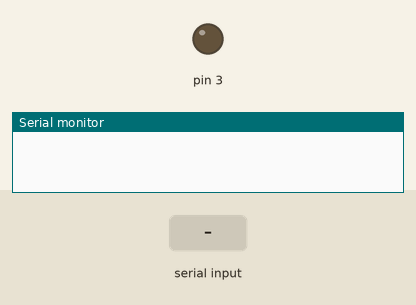
Simulated run of this sketch. Board: Arduino Uno, built with avr-gcc and run on an emulated ATmega328P. Parts: output pins drawn as LEDs (lit = HIGH), the last lines printed to the serial monitor. The inputs (shaded band) are chosen by the test bench.

Above: at 1.2 s.
1.3 s: "1" received over Serial
At 2.5 s:
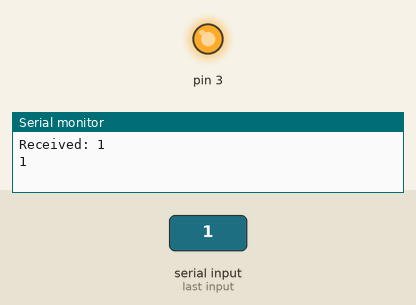
2.8 s: "0" received over Serial
At 3.8 s:
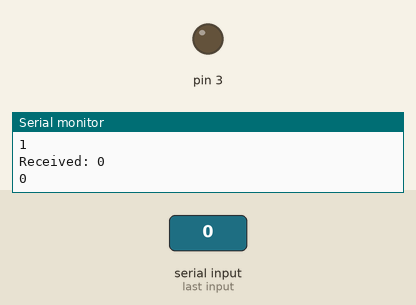
4.3 s: "2" received over Serial
At 4.9 s:
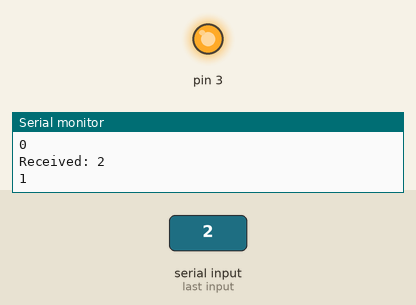
Timing chart, 0 to 7.3 s (numbered marks = the images above; inputs shaded):
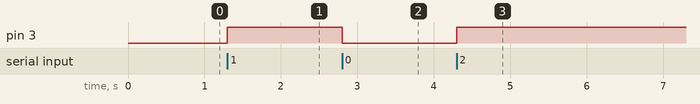

Measured:
- after the input at 1.3 s, pin 3: LOW → HIGH at once
- after the input at 2.8 s, pin 3: HIGH → LOW at once
- after the input at 4.3 s, pin 3: LOW → HIGH at once

The sketch:

sketch_jan29a.ino
```cpp
#include<SoftwareSerial.h>

bool on = false;
void setup() {
  Serial.begin(9600);
  // pinMode(0,INPUT);

  pinMode(3, OUTPUT);
}
void loop() {
  if(Serial.available()>0)
  {
    Serial.print("Received: ");
    Serial.println((char)Serial.read());
    on = !on;
    Serial.println(on);
    if(on)
    {
      digitalWrite(3, HIGH);
    }
    else
    {
      digitalWrite(3, LOW);
    }
  }
}
```
